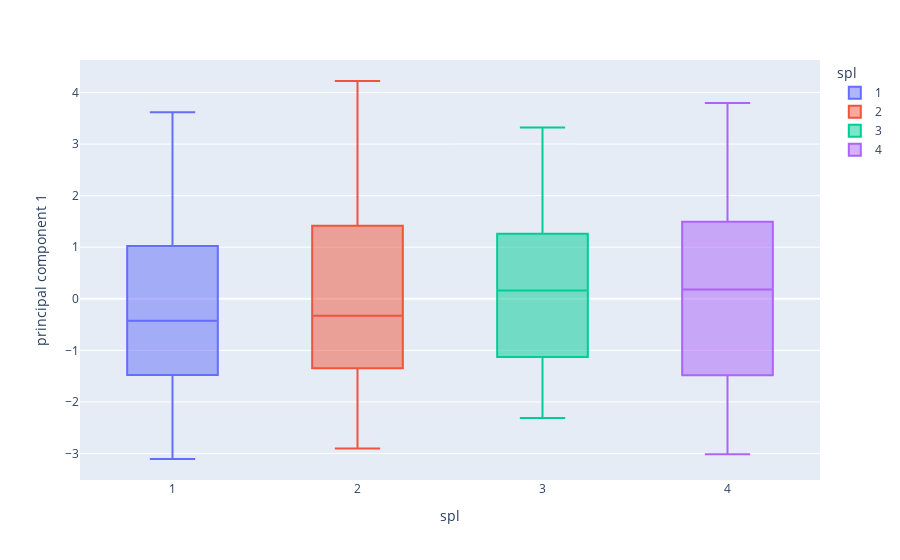

The code cell stored with this chart in its notebook:
### Code cell
fig = px.box(finalDf, x='spl', y="principal component 1", color="spl")
fig.show()

### Figure 1 — Plotly figure (JSON) as saved in the notebook; plotly's stock layout.template omitted (floating-point values rounded to 4 significant figures)
{"data": [{"alignmentgroup": "True", "hovertemplate": "spl=%{x}<br>principal component 1=%{y}<extra></extra>", "legendgroup": "1", "marker": {"color": "#636efa"}, "name": "1", "notched": false, "offsetgroup": "1", "orientation": "v", "showlegend": true, "type": "box", "x": [1, 1, 1, 1, 1, 1, 1, 1, 1, 1, 1, 1, 1, 1, 1, 1, 1, 1, 1, 1, 1, 1, 1, 1, 1, 1, 1, 1, 1, 1, 1, 1, 1, 1, 1], "x0": " ", "xaxis": "x", "y": [1.093, 1.024, -2.841, -1.393, 1.01, 1.33, -0.4267, -2.715, 0.416, -0.531, 1.075, -0.945, -3.025, -0.1496, -3.106, -2.541, -1.479, -1.472, 0.8852, -2.891, -2.916, -0.6319, 1.31, 1.015, -0.9387, 2.564, 0.7978, -1.225, 1.423, 1.016, 2.785, -2.727, -0.5555, 3.619, 0.3293], "y0": " ", "yaxis": "y"}, {"alignmentgroup": "True", "hovertemplate": "spl=%{x}<br>principal component 1=%{y}<extra></extra>", "legendgroup": "2", "marker": {"color": "#EF553B"}, "name": "2", "notched": false, "offsetgroup": "2", "orientation": "v", "showlegend": true, "type": "box", "x": [2, 2, 2, 2, 2, 2, 2, 2, 2, 2, 2, 2, 2, 2, 2, 2, 2, 2, 2, 2, 2, 2, 2, 2, 2, 2, 2, 2, 2, 2, 2, 2, 2, 2, 2, 2, 2, 2, 2, 2], "x0": " ", "xaxis": "x", "y": [4.223, 0.03372, 0.2194, -0.3483, -1.333, -2.659, 2.071, -0.612, -0.3914, -0.9926, 2.152, 0.8432, -2.543, 0.8428, -1.417, 1.548, -2.645, -2.222, -1.262, -2.901, -1.358, -0.3047, -2.074, -2.345, 2.878, 1.3, 1.375, 1.456, 1.893, 2.986, -1.553, -0.442, 1.07, 1.728, -0.7685, 0.5534, -1.025, 1.366, -0.6945, 1.569], "y0": " ", "yaxis": "y"}, {"alignmentgroup": "True", "hovertemplate": "spl=%{x}<br>principal component 1=%{y}<extra></extra>", "legendgroup": "3", "marker": {"color": "#00cc96"}, "name": "3", "notched": false, "offsetgroup": "3", "orientation": "v", "showlegend": true, "type": "box", "x": [3, 3, 3, 3, 3, 3, 3, 3, 3, 3, 3, 3, 3, 3, 3, 3, 3, 3, 3, 3, 3, 3, 3, 3, 3, 3, 3, 3, 3, 3, 3, 3, 3, 3, 3, 3, 3, 3, 3, 3, 3, 3, 3, 3, 3, 3, 3], "x0": " ", "xaxis": "x", "y": [1.32, -1.8, 0.1597, -0.3849, 1.276, 1.762, -0.7312, -0.2402, 1.115, 0.2624, 0.7171, 2.001, 0.979, -1.023, 3.191, 1.407, -0.02567, -1.165, 1.003, -2.155, 0.992, 1.494, -2.313, -0.1336, -1.95, -2.17, -2.22, -1.19, 3.079, -0.4716, 3.321, 1.647, -0.3202, 3.083, -0.4699, -0.1655, -2.094, -2.139, -2.242, -2.074, 1.222, -0.5305, 2.412, 0.4893, 1.008, 0.8838, 0.4241], "y0": " ", "yaxis": "y"}, {"alignmentgroup": "True", "hovertemplate": "spl=%{x}<br>principal component 1=%{y}<extra></extra>", "legendgroup": "4", "marker": {"color": "#ab63fa"}, "name": "4", "notched": false, "offsetgroup": "4", "orientation": "v", "showlegend": true, "type": "box", "x": [4, 4, 4, 4, 4, 4, 4, 4, 4, 4, 4, 4, 4, 4, 4, 4, 4, 4, 4, 4, 4, 4, 4, 4, 4, 4, 4, 4, 4, 4, 4, 4, 4, 4, 4, 4, 4, 4, 4, 4, 4, 4, 4, 4, 4], "x0": " ", "xaxis": "x", "y": [1.381, -2.137, 0.5024, -0.6993, 0.8309, 0.3677, 1.473, 0.6812, 0.9584, -1.844, 0.819, -0.3492, 3.798, 1.315, -2.261, 1.606, -0.4055, -0.152, 2.453, 2.033, -2.233, -3.015, -1.559, -1.547, -2.145, -1.799, 0.1935, -0.5654, 1.908, -0.5584, -0.7763, -0.8013, 1.661, 0.1815, -1.462, -1.724, 1.563, 2.144, 2.811, -1.073, 1.106, -1.285, 2.793, 1.909, -2.741], "y0": " ", "yaxis": "y"}], "layout": {"boxmode": "overlay", "legend": {"title": {"text": "spl"}, "tracegroupgap": 0}, "margin": {"t": 60}, "xaxis": {"anchor": "y", "categoryarray": [1, 2, 3, 4], "categoryorder": "array", "domain": [0, 1], "title": {"text": "spl"}}, "yaxis": {"anchor": "x", "domain": [0, 1], "title": {"text": "principal component 1"}}}}
